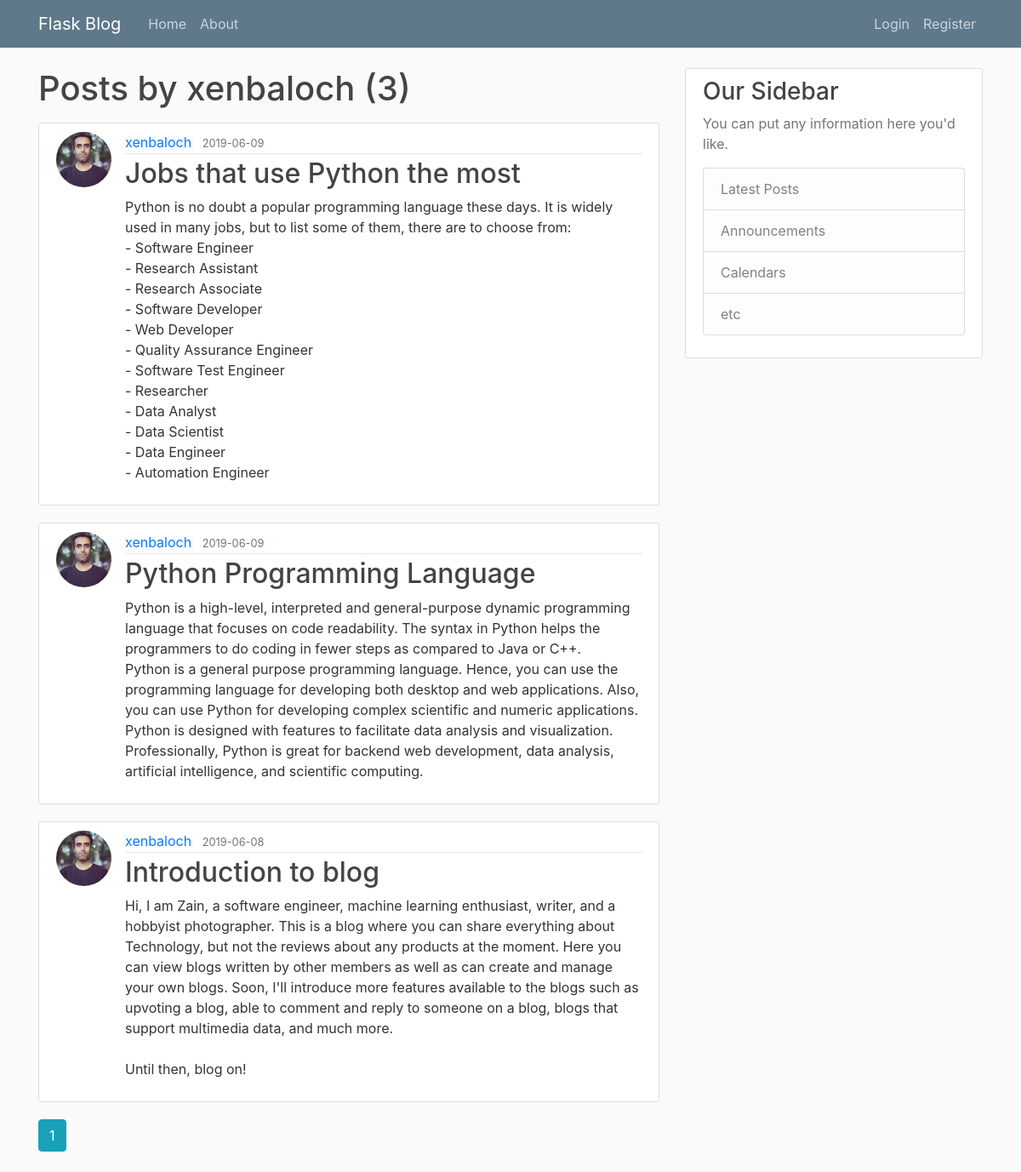
Page /user/xenbaloch on the committed database.
### Flask/models.py (models this page shows, shortened)
class User(db.Model, UserMixin):
    id = db.Column(db.Integer, primary_key=True)
    username = db.Column(db.String(20), unique=True, nullable=False)
    email = db.Column(db.String(120), unique=True, nullable=False)
    image_file = db.Column(db.String(20), nullable=False, default='default.jpg')
    password = db.Column(db.String(60), nullable=False)
    posts = db.relationship('Post', backref='author', lazy=True)

class Post(db.Model):
    id = db.Column(db.Integer, primary_key=True)
    title = db.Column(db.String(100), nullable=False)
    date_posted = db.Column(db.DateTime, nullable=False, default=datetime.utcnow)
    content = db.Column(db.Text, nullable=False)
    user_id = db.Column(db.Integer, db.ForeignKey('user.id'), nullable=False)

### Flask/routes.py (the view)
@app.route("/user/<string:username>")
def user_posts(username):
    page = request.args.get('page', 1, type=int)
    user = User.query.filter_by(username=username).first_or_404()
    posts = Post.query.filter_by(author=user)\
        .order_by(Post.date_posted.desc())\
        .paginate(page=page, per_page=5)
    return render_template('user_posts.html', posts=posts, user=user)

### Flask/templates/user_posts.html
{% extends "layout.html" %}
{% block content %}
    <h1 class="mb-3">Posts by {{ user.username }} ({{ posts.total }})</h1>
    {% for post in posts.items %}
        <article class="media content-section">
          <img class="rounded-circle article-img" src="{{ url_for('static', filename='profile_pics/' + post.author.image_file) }}">
          <div class="media-body">
            <div class="article-metadata">
              <a class="mr-2" href="{{ url_for('user_posts', username=post.author.username) }}">{{ post.author.username }}</a>
              <small class="text-muted">{{ post.date_posted.strftime('%Y-%m-%d') }}</small>
            </div>
            <h2><a class="article-title" href="{{ url_for('post', post_id=post.id) }}">{{ post.title }}</a></h2>
            <p class="article-content">{{ post.content }}</p>
          </div>
        </article>
    {% endfor %}
    {% for page_num in posts.iter_pages(left_edge=1, right_edge=1, left_current=1, right_current=2) %}
      {% if page_num %}
        {% if posts.page == page_num %}
          <a class="btn btn-info mb-4" href="{{ url_for('user_posts', username=user.username, page=page_num) }}">{{ page_num }}</a>
        {% else %}
          <a class="btn btn-outline-info mb-4" href="{{ url_for('user_posts', username=user.username, page=page_num) }}">{{ page_num }}</a>
        {% endif %}
      {% else %}
        ...
      {% endif %}
    {% endfor %}
{% endblock content %}

### Flask/static/main.css (style rules this page uses)
body { background: #fafafa; color: #333333; margin-top: 5rem; }
h1, h2, h3, h4, h5, h6 { color: #444444; }
.content-section { background: #ffffff; padding: 10px 20px; border: 1px solid #dddddd; border-radius: 3px; margin-bottom: 20px; }
.article-title { color: #444444; }
.article-content { white-space: pre-line; }
.article-img { height: 65px; width: 65px; margin-right: 16px; }
.article-metadata { padding-bottom: 1px; margin-bottom: 4px; border-bottom: 1px solid #e3e3e3 }

### rows in the picture
User: username "xenbaloch"
Post: image_file (picture), author.username "xenbaloch", date_posted "2019-06-09", title "Jobs that use Python the most", content "Python is no doubt a popular programming language these days. It is widely used in many jobs, but to list some of them, there are to choose from: - Software Engineer - Research Assistant - Research Associate - Software Developer - Web Developer - Quality Assurance Engineer - Software Test Engineer - Researcher - Data Analyst - Data Scientist - Data Engineer - Automation Engineer"
Post: image_file (picture), author.username "xenbaloch", date_posted "2019-06-09", title "Python Programming Language", content "Python is a high-level, interpreted and general-purpose dynamic programming language that focuses on code readability. The syntax in Python helps the programmers to do coding in fewer steps as compared to Java or C++. Python is a general purpose programming language. Hence, you can use the programming language for developing both desktop and web applications. Also, you can use Python for developing complex scientific and numeric applications. Python is designed with features to facilitate data analysis and visualization. Professionally, Python is great for backend web development, data analysis, artificial intelligence, and scientific computing."
Post: image_file (picture), author.username "xenbaloch", date_posted "2019-06-08", title "Introduction to blog", content "Hi, I am Zain, a software engineer, machine learning enthusiast, writer, and a hobbyist photographer. This is a blog where you can share everything about Technology, but not the reviews about any products at the moment. Here you can view blogs written by other members as well as can create and manage your own blogs. Soon, I'll introduce more features available to the blogs such as upvoting a blog, able to comment and reply to someone on a blog, blogs that support multimedia data, and much more. Until then, blog on!"

### other values in the picture
{{ posts.total }} "3"
{{ page_num }} "1"
